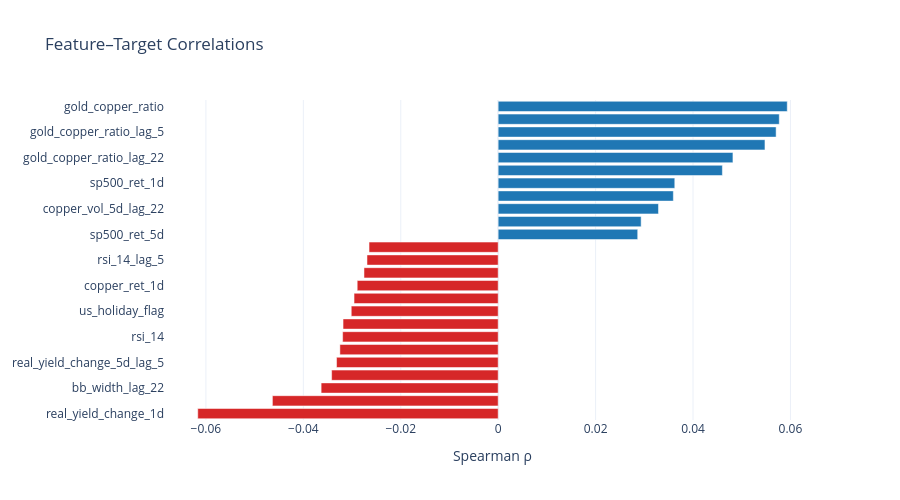

The notebook cell saved with this chart:
### Code cell
# Feature–target correlation chart (top 25 features)
fig_feat_corr = plot_feature_correlations(X, y_ret, top_n=25)
fig_feat_corr.show()

### Figure 1 — Plotly figure (JSON) as saved in the notebook; plotly's stock layout.template omitted (floating-point values rounded to 4 significant figures)
{"data": [{"marker": {"color": ["#d62728", "#d62728", "#d62728", "#d62728", "#d62728", "#d62728", "#d62728", "#d62728", "#d62728", "#d62728", "#d62728", "#d62728", "#d62728", "#d62728", "#1f77b4", "#1f77b4", "#1f77b4", "#1f77b4", "#1f77b4", "#1f77b4", "#1f77b4", "#1f77b4", "#1f77b4", "#1f77b4", "#1f77b4"]}, "orientation": "h", "type": "bar", "x": [-0.06167, -0.04635, -0.03634, -0.03419, -0.03318, -0.03249, -0.03193, -0.03185, -0.03016, -0.02959, -0.02894, -0.02755, -0.02693, -0.02651, 0.02864, 0.02935, 0.03291, 0.03596, 0.03625, 0.04603, 0.04819, 0.05477, 0.05706, 0.05771, 0.05934], "y": ["real_yield_change_1d", "quarter_end_flag_lag_22", "bb_width_lag_22", "copper_ret_1d_lag_5", "real_yield_change_5d_lag_5", "regime_0", "rsi_14", "real_yield_change_22d", "us_holiday_flag", "copper_ret_22d", "copper_ret_1d", "macd", "rsi_14_lag_5", "real_yield_change_5d", "sp500_ret_5d", "sp500_ret_1d_lag_1", "copper_vol_5d_lag_22", "options_expiry_flag_lag_1", "sp500_ret_1d", "cny_flag_lag_5", "gold_copper_ratio_lag_22", "gold_copper_ratio_lag_1", "gold_copper_ratio_lag_5", "us_holiday_flag_lag_5", "gold_copper_ratio"]}], "layout": {"height": 500, "title": {"text": "Feature–Target Correlations"}, "xaxis": {"title": {"text": "Spearman ρ"}}}}
